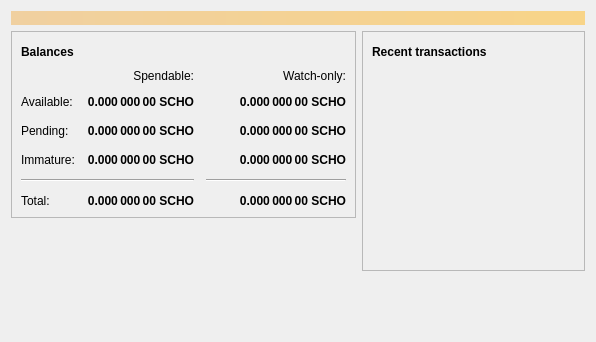
<?xml version="1.0" encoding="UTF-8"?>
<ui version="4.0">
 <class>OverviewPage</class>
 <widget class="QWidget" name="OverviewPage">
  <property name="geometry">
   <rect>
    <x>0</x>
    <y>0</y>
    <width>596</width>
    <height>342</height>
   </rect>
  </property>
  <property name="windowTitle">
   <string>Form</string>
  </property>
  <layout class="QVBoxLayout" name="topLayout">
   <item>
    <widget class="QLabel" name="labelAlerts">
     <property name="visible">
      <bool>false</bool>
     </property>
     <property name="styleSheet">
      <string notr="true">QLabel { background-color: qlineargradient(x1: 0, y1: 0, x2: 1, y2: 0, stop:0 #F0D0A0, stop:1 #F8D488); color:#000000; }</string>
     </property>
     <property name="wordWrap">
      <bool>true</bool>
     </property>
     <property name="margin">
      <number>3</number>
     </property>
     <property name="textInteractionFlags">
      <set>Qt::TextSelectableByMouse</set>
     </property>
    </widget>
   </item>
   <item>
    <layout class="QHBoxLayout" name="horizontalLayout" stretch="1,1">
     <item>
      <layout class="QVBoxLayout" name="verticalLayout_2">
       <item>
        <widget class="QFrame" name="frame">
         <property name="frameShape">
          <enum>QFrame::StyledPanel</enum>
         </property>
         <property name="frameShadow">
          <enum>QFrame::Raised</enum>
         </property>
         <layout class="QVBoxLayout" name="verticalLayout_4">
          <item>
           <layout class="QHBoxLayout" name="horizontalLayout_4">
            <item>
             <widget class="QLabel" name="label_5">
              <property name="font">
               <font>
                <weight>75</weight>
                <bold>true</bold>
               </font>
              </property>
              <property name="text">
               <string>Balances</string>
              </property>
             </widget>
            </item>
            <item>
             <widget class="QPushButton" name="labelWalletStatus">
              <property name="enabled">
               <bool>true</bool>
              </property>
              <property name="maximumSize">
               <size>
                <width>30</width>
                <height>16777215</height>
               </size>
              </property>
              <property name="toolTip">
               <string>The displayed information may be out of date. Your wallet automatically synchronizes with the Sinchocoin network after a connection is established, but this process has not completed yet.</string>
              </property>
              <property name="text">
               <string/>
              </property>
              <property name="icon">
               <iconset resource="../bitcoin.qrc">
                <normaloff>:/icons/warning</normaloff>
                <disabledoff>:/icons/warning</disabledoff>:/icons/warning</iconset>
              </property>
              <property name="iconSize">
               <size>
                <width>24</width>
                <height>24</height>
               </size>
              </property>
              <property name="flat">
               <bool>true</bool>
              </property>
             </widget>
            </item>
            <item>
             <spacer name="horizontalSpacer_3">
              <property name="orientation">
               <enum>Qt::Horizontal</enum>
              </property>
              <property name="sizeHint" stdset="0">
               <size>
                <width>40</width>
                <height>20</height>
               </size>
              </property>
             </spacer>
            </item>
           </layout>
          </item>
          <item>
           <layout class="QGridLayout" name="gridLayout">
            <property name="spacing">
             <number>12</number>
            </property>
            <item row="2" column="2">
             <widget class="QLabel" name="labelWatchPending">
              <property name="font">
               <font>
                <weight>75</weight>
                <bold>true</bold>
               </font>
              </property>
              <property name="cursor">
               <cursorShape>IBeamCursor</cursorShape>
              </property>
              <property name="toolTip">
               <string>Unconfirmed transactions to watch-only addresses</string>
              </property>
              <property name="text">
               <string notr="true">0.000 000 00 SCHO</string>
              </property>
              <property name="alignment">
               <set>Qt::AlignRight|Qt::AlignTrailing|Qt::AlignVCenter</set>
              </property>
              <property name="textInteractionFlags">
               <set>Qt::LinksAccessibleByMouse|Qt::TextSelectableByKeyboard|Qt::TextSelectableByMouse</set>
              </property>
             </widget>
            </item>
            <item row="2" column="1">
             <widget class="QLabel" name="labelUnconfirmed">
              <property name="font">
               <font>
                <weight>75</weight>
                <bold>true</bold>
               </font>
              </property>
              <property name="cursor">
               <cursorShape>IBeamCursor</cursorShape>
              </property>
              <property name="toolTip">
               <string>Total of transactions that have yet to be confirmed, and do not yet count toward the spendable balance</string>
              </property>
              <property name="text">
               <string notr="true">0.000 000 00 SCHO</string>
              </property>
              <property name="alignment">
               <set>Qt::AlignRight|Qt::AlignTrailing|Qt::AlignVCenter</set>
              </property>
              <property name="textInteractionFlags">
               <set>Qt::LinksAccessibleByMouse|Qt::TextSelectableByKeyboard|Qt::TextSelectableByMouse</set>
              </property>
             </widget>
            </item>
            <item row="3" column="2">
             <widget class="QLabel" name="labelWatchImmature">
              <property name="font">
               <font>
                <weight>75</weight>
                <bold>true</bold>
               </font>
              </property>
              <property name="cursor">
               <cursorShape>IBeamCursor</cursorShape>
              </property>
              <property name="toolTip">
               <string>Mined balance in watch-only addresses that has not yet matured</string>
              </property>
              <property name="text">
               <string notr="true">0.000 000 00 SCHO</string>
              </property>
              <property name="alignment">
               <set>Qt::AlignRight|Qt::AlignTrailing|Qt::AlignVCenter</set>
              </property>
              <property name="textInteractionFlags">
               <set>Qt::LinksAccessibleByMouse|Qt::TextSelectableByKeyboard|Qt::TextSelectableByMouse</set>
              </property>
             </widget>
            </item>
            <item row="4" column="0" colspan="2">
             <widget class="Line" name="line">
              <property name="orientation">
               <enum>Qt::Horizontal</enum>
              </property>
             </widget>
            </item>
            <item row="4" column="2">
             <widget class="Line" name="lineWatchBalance">
              <property name="sizePolicy">
               <sizepolicy hsizetype="Preferred" vsizetype="Fixed">
                <horstretch>0</horstretch>
                <verstretch>0</verstretch>
               </sizepolicy>
              </property>
              <property name="minimumSize">
               <size>
                <width>140</width>
                <height>0</height>
               </size>
              </property>
              <property name="orientation">
               <enum>Qt::Horizontal</enum>
              </property>
             </widget>
            </item>
            <item row="5" column="0">
             <widget class="QLabel" name="labelTotalText">
              <property name="text">
               <string>Total:</string>
              </property>
             </widget>
            </item>
            <item row="3" column="1">
             <widget class="QLabel" name="labelImmature">
              <property name="font">
               <font>
                <weight>75</weight>
                <bold>true</bold>
               </font>
              </property>
              <property name="cursor">
               <cursorShape>IBeamCursor</cursorShape>
              </property>
              <property name="toolTip">
               <string>Mined balance that has not yet matured</string>
              </property>
              <property name="text">
               <string notr="true">0.000 000 00 SCHO</string>
              </property>
              <property name="alignment">
               <set>Qt::AlignRight|Qt::AlignTrailing|Qt::AlignVCenter</set>
              </property>
              <property name="textInteractionFlags">
               <set>Qt::LinksAccessibleByMouse|Qt::TextSelectableByKeyboard|Qt::TextSelectableByMouse</set>
              </property>
             </widget>
            </item>
            <item row="2" column="3">
             <spacer name="horizontalSpacer_2">
              <property name="orientation">
               <enum>Qt::Horizontal</enum>
              </property>
              <property name="sizeHint" stdset="0">
               <size>
                <width>40</width>
                <height>20</height>
               </size>
              </property>
             </spacer>
            </item>
            <item row="3" column="0">
             <widget class="QLabel" name="labelImmatureText">
              <property name="text">
               <string>Immature:</string>
              </property>
             </widget>
            </item>
            <item row="5" column="1">
             <widget class="QLabel" name="labelTotal">
              <property name="font">
               <font>
                <weight>75</weight>
                <bold>true</bold>
               </font>
              </property>
              <property name="cursor">
               <cursorShape>IBeamCursor</cursorShape>
              </property>
              <property name="toolTip">
               <string>Your current total balance</string>
              </property>
              <property name="text">
               <string notr="true">0.000 000 00 SCHO</string>
              </property>
              <property name="alignment">
               <set>Qt::AlignRight|Qt::AlignTrailing|Qt::AlignVCenter</set>
              </property>
              <property name="textInteractionFlags">
               <set>Qt::LinksAccessibleByMouse|Qt::TextSelectableByKeyboard|Qt::TextSelectableByMouse</set>
              </property>
             </widget>
            </item>
            <item row="5" column="2">
             <widget class="QLabel" name="labelWatchTotal">
              <property name="font">
               <font>
                <weight>75</weight>
                <bold>true</bold>
               </font>
              </property>
              <property name="cursor">
               <cursorShape>IBeamCursor</cursorShape>
              </property>
              <property name="toolTip">
               <string>Current total balance in watch-only addresses</string>
              </property>
              <property name="text">
               <string notr="true">0.000 000 00 SCHO</string>
              </property>
              <property name="alignment">
               <set>Qt::AlignRight|Qt::AlignTrailing|Qt::AlignVCenter</set>
              </property>
              <property name="textInteractionFlags">
               <set>Qt::LinksAccessibleByMouse|Qt::TextSelectableByKeyboard|Qt::TextSelectableByMouse</set>
              </property>
             </widget>
            </item>
            <item row="0" column="2">
             <widget class="QLabel" name="labelWatchonly">
              <property name="text">
               <string>Watch-only:</string>
              </property>
              <property name="alignment">
               <set>Qt::AlignRight|Qt::AlignTrailing|Qt::AlignVCenter</set>
              </property>
             </widget>
            </item>
            <item row="1" column="0">
             <widget class="QLabel" name="labelBalanceText">
              <property name="text">
               <string>Available:</string>
              </property>
             </widget>
            </item>
            <item row="1" column="1">
             <widget class="QLabel" name="labelBalance">
              <property name="font">
               <font>
                <weight>75</weight>
                <bold>true</bold>
               </font>
              </property>
              <property name="cursor">
               <cursorShape>IBeamCursor</cursorShape>
              </property>
              <property name="toolTip">
               <string>Your current spendable balance</string>
              </property>
              <property name="text">
               <string notr="true">0.000 000 00 SCHO</string>
              </property>
              <property name="alignment">
               <set>Qt::AlignRight|Qt::AlignTrailing|Qt::AlignVCenter</set>
              </property>
              <property name="textInteractionFlags">
               <set>Qt::LinksAccessibleByMouse|Qt::TextSelectableByKeyboard|Qt::TextSelectableByMouse</set>
              </property>
             </widget>
            </item>
            <item row="1" column="2">
             <widget class="QLabel" name="labelWatchAvailable">
              <property name="font">
               <font>
                <weight>75</weight>
                <bold>true</bold>
               </font>
              </property>
              <property name="cursor">
               <cursorShape>IBeamCursor</cursorShape>
              </property>
              <property name="toolTip">
               <string>Your current balance in watch-only addresses</string>
              </property>
              <property name="text">
               <string notr="true">0.000 000 00 SCHO</string>
              </property>
              <property name="alignment">
               <set>Qt::AlignRight|Qt::AlignTrailing|Qt::AlignVCenter</set>
              </property>
              <property name="textInteractionFlags">
               <set>Qt::LinksAccessibleByMouse|Qt::TextSelectableByKeyboard|Qt::TextSelectableByMouse</set>
              </property>
             </widget>
            </item>
            <item row="2" column="0">
             <widget class="QLabel" name="labelPendingText">
              <property name="text">
               <string>Pending:</string>
              </property>
             </widget>
            </item>
            <item row="0" column="1">
             <widget class="QLabel" name="labelSpendable">
              <property name="text">
               <string>Spendable:</string>
              </property>
              <property name="alignment">
               <set>Qt::AlignRight|Qt::AlignTrailing|Qt::AlignVCenter</set>
              </property>
             </widget>
            </item>
           </layout>
          </item>
         </layout>
        </widget>
       </item>
       <item>
        <spacer name="verticalSpacer">
         <property name="orientation">
          <enum>Qt::Vertical</enum>
         </property>
         <property name="sizeHint" stdset="0">
          <size>
           <width>20</width>
           <height>40</height>
          </size>
         </property>
        </spacer>
       </item>
      </layout>
     </item>
     <item>
      <layout class="QVBoxLayout" name="verticalLayout_3">
       <item>
        <widget class="QFrame" name="frame_2">
         <property name="frameShape">
          <enum>QFrame::StyledPanel</enum>
         </property>
         <property name="frameShadow">
          <enum>QFrame::Raised</enum>
         </property>
         <layout class="QVBoxLayout" name="verticalLayout">
          <item>
           <layout class="QHBoxLayout" name="horizontalLayout_2">
            <item>
             <widget class="QLabel" name="label_4">
              <property name="font">
               <font>
                <weight>75</weight>
                <bold>true</bold>
               </font>
              </property>
              <property name="text">
               <string>Recent transactions</string>
              </property>
             </widget>
            </item>
            <item>
             <widget class="QPushButton" name="labelTransactionsStatus">
              <property name="enabled">
               <bool>true</bool>
              </property>
              <property name="maximumSize">
               <size>
                <width>30</width>
                <height>16777215</height>
               </size>
              </property>
              <property name="toolTip">
               <string>The displayed information may be out of date. Your wallet automatically synchronizes with the Sinchocoin network after a connection is established, but this process has not completed yet.</string>
              </property>
              <property name="text">
               <string/>
              </property>
              <property name="icon">
               <iconset resource="../bitcoin.qrc">
                <normaloff>:/icons/warning</normaloff>
                <disabledoff>:/icons/warning</disabledoff>:/icons/warning</iconset>
              </property>
              <property name="iconSize">
               <size>
                <width>24</width>
                <height>24</height>
               </size>
              </property>
              <property name="flat">
               <bool>true</bool>
              </property>
             </widget>
            </item>
            <item>
             <spacer name="horizontalSpacer">
              <property name="orientation">
               <enum>Qt::Horizontal</enum>
              </property>
              <property name="sizeHint" stdset="0">
               <size>
                <width>40</width>
                <height>20</height>
               </size>
              </property>
             </spacer>
            </item>
           </layout>
          </item>
          <item>
           <widget class="QListView" name="listTransactions">
            <property name="styleSheet">
             <string notr="true">QListView { background: transparent; }</string>
            </property>
            <property name="frameShape">
             <enum>QFrame::NoFrame</enum>
            </property>
            <property name="verticalScrollBarPolicy">
             <enum>Qt::ScrollBarAlwaysOff</enum>
            </property>
            <property name="horizontalScrollBarPolicy">
             <enum>Qt::ScrollBarAlwaysOff</enum>
            </property>
            <property name="selectionMode">
             <enum>QAbstractItemView::NoSelection</enum>
            </property>
           </widget>
          </item>
         </layout>
        </widget>
       </item>
       <item>
        <spacer name="verticalSpacer_2">
         <property name="orientation">
          <enum>Qt::Vertical</enum>
         </property>
         <property name="sizeHint" stdset="0">
          <size>
           <width>20</width>
           <height>40</height>
          </size>
         </property>
        </spacer>
       </item>
      </layout>
     </item>
    </layout>
   </item>
  </layout>
 </widget>
 <resources/>
 <connections/>
</ui>
